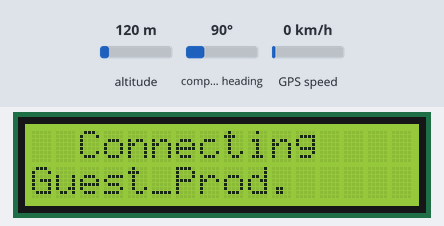
This sketch was run on a simulated ESP32. Parts: 16×2 character LCD. Inputs (shaded band) come from the test bench; at power-on: altitude 120 m, compass heading 90°, GPS speed 0 km/h. WiFi joins after 1.5 s; servers stay silent unless stated; the GPS gets a fix after 3 s at 37.7749, -122.4194 with 8 satellites; what the sketch prints to the serial monitor is not drawn.

Above: at 0.7 s.
At 1.7 s:
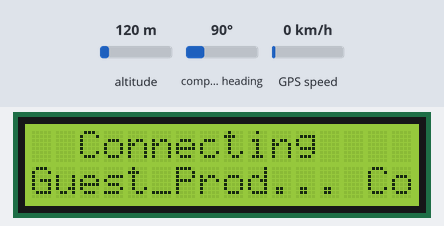
At 4.8 s:
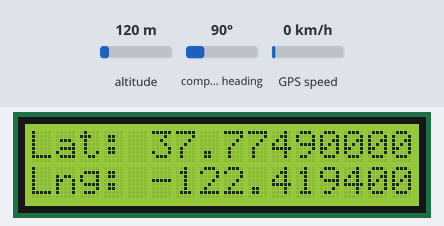

Measured:
- what the display in image 1 shows lasts 3.1 s, from 1.6 s to 4.7 s

The sketch:

gps_tracker_v2.ino
```cpp
#include <Wire.h>
#include <LiquidCrystal_I2C.h>
#include <WiFi.h>
#include "ThingSpeak.h"
#include <TinyGPS++.h>
#include <HardwareSerial.h>

TinyGPSPlus gps;  // The TinyGPS++ object
String lat_data, lng_data;
#define GPS_BAUDRATE 9600

const char ssid[] = "Guest_Prod";       // Wi-Fi SSID
const char pass[] = "nihonseikiid123";  // Wi-Fi Password
WiFiClient client;

unsigned long myChannelNumber = 2567587;
const char *myWriteAPIKey = "QL8EIZ0P7RJCCJA7";

unsigned long previousMillis_ts = 0;
const long ts_update_interval = 20000;  // Update data every 20s

LiquidCrystal_I2C lcd(0x27, 16, 2);  // Set the LCD I2C address

void setup() {
  // Initialize the LCD
  lcd.init();
  lcd.backlight();
  lcd.print("Initializing...");
  Serial.begin(9600);
  Serial2.begin(GPS_BAUDRATE, SERIAL_8N1, 16, 17);  // Serial2 for GPS UART

  WiFi.mode(WIFI_STA);
  ThingSpeak.begin(client);  // Initialize ThingSpeak
  connectToWiFi();
}

void loop() {
  if (Serial2.available() > 0) {
    if (gps.encode(Serial2.read())) {
      if (gps.location.isValid()) {
        lat_data = String(gps.location.lat(), 8);
        lng_data = String(gps.location.lng(), 8);

        // Display the data on the LCD
        lcd.clear();
        lcd.setCursor(0, 0);
        lcd.print("Lat: ");
        lcd.print(lat_data);
        lcd.setCursor(0, 1);
        lcd.print("Lng: ");
        lcd.print(lng_data);

        Serial.print(F("Lat: "));
        Serial.print(gps.location.lat(), 6);
        Serial.print(F(" , Longitude: "));
        Serial.println(gps.location.lng(), 6);
      } else {
        lcd.clear();
        lcd.print("Location: INVALID");
        Serial.println(F("Location: INVALID"));
      }
      Serial.println();
    }
  }

  if (millis() > 5000 && gps.charsProcessed() < 10) {
    Serial.println(F("No GPS data received: check wiring"));
    lcd.print("No GPS data received: check wiring");
  }

  unsigned long currentMillis = millis();

  if (currentMillis - previousMillis_ts >= ts_update_interval) {
    previousMillis_ts = currentMillis;
    if (WiFi.status() != WL_CONNECTED) {
      reconnectWiFi();
    }

    ThingSpeak.setField(1, lat_data);  // Field for latitude
    ThingSpeak.setField(2, lng_data);  // Field for longitude
    Serial.println(lat_data);
    Serial.println(lng_data);
    delay(2000);

    int x = ThingSpeak.writeFields(myChannelNumber, myWriteAPIKey);
    if (x == 200) {
      Serial.println("Successfully updated the channel.");
    } else {
      Serial.println("Failed to update the channel. HTTP error code: " + String(x));
    }
    Serial.println();
  }
}

void connectToWiFi() {
  if (WiFi.status() != WL_CONNECTED) {
    lcd.clear();
    lcd.setCursor(2, 0);
    lcd.print("Connecting");
    lcd.setCursor(0, 1);
    lcd.print(ssid);
    Serial.print("Connecting");
    Serial.println(ssid);
    WiFi.begin(ssid, pass);
    int i = 0;
    while (WiFi.status() != WL_CONNECTED) {
      delay(500);
      Serial.print(".");
      // lcd.setCursor(12, 0);
      lcd.print(".");
      ++i;

      if (i == 20) {
        i = 0;
        Serial.println("\nFailed to connect.");
        lcd.println("\nFailed to connect.");
        break;
      }
    }

    if (WiFi.status() == WL_CONNECTED) {
      Serial.println("\nConnected!");
      lcd.println("\nConnected!");
    }
    delay(3000);
  }
}

void reconnectWiFi() {
  lcd.clear();
  lcd.setCursor(0, 0);
  lcd.print("Reconnecting");
  lcd.println(ssid);
  Serial.print("Reconnecting");
  Serial.println(ssid);
  WiFi.begin(ssid, pass);
  int i = 0;
  while (WiFi.status() != WL_CONNECTED) {
    delay(500);
    Serial.print(".");
    lcd.print(".");
    ++i;

    if (i == 20) {
      i = 0;
      Serial.println("\nFailed to reconnect.");
      lcd.println("\nFailed to reconnect.");
      break;
    }
  }

  if (WiFi.status() == WL_CONNECTED) {
    Serial.println("\nReconnected!");
    lcd.println("\nReconnected!");
  }
}
```
